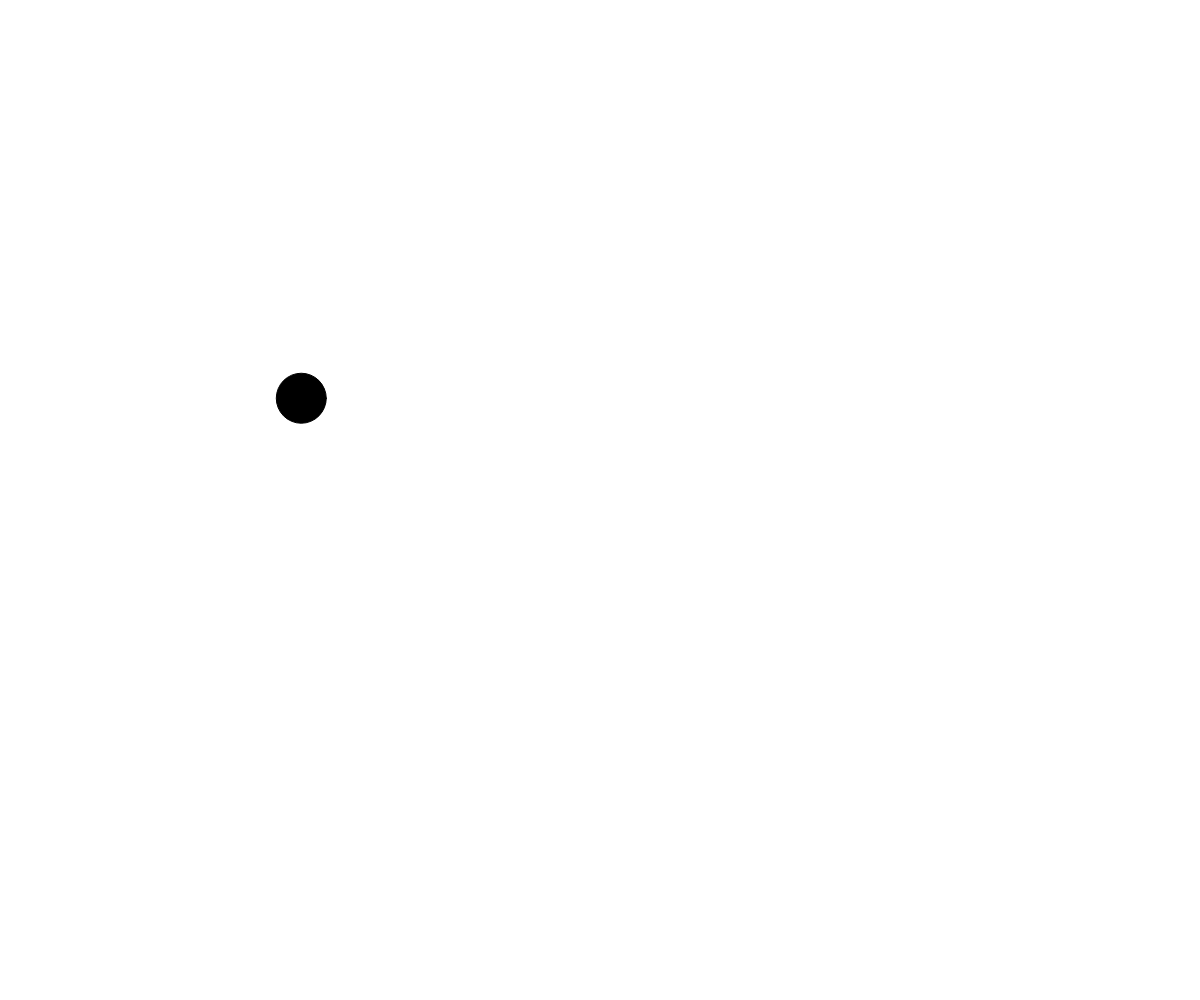
Frame 1 (no input)
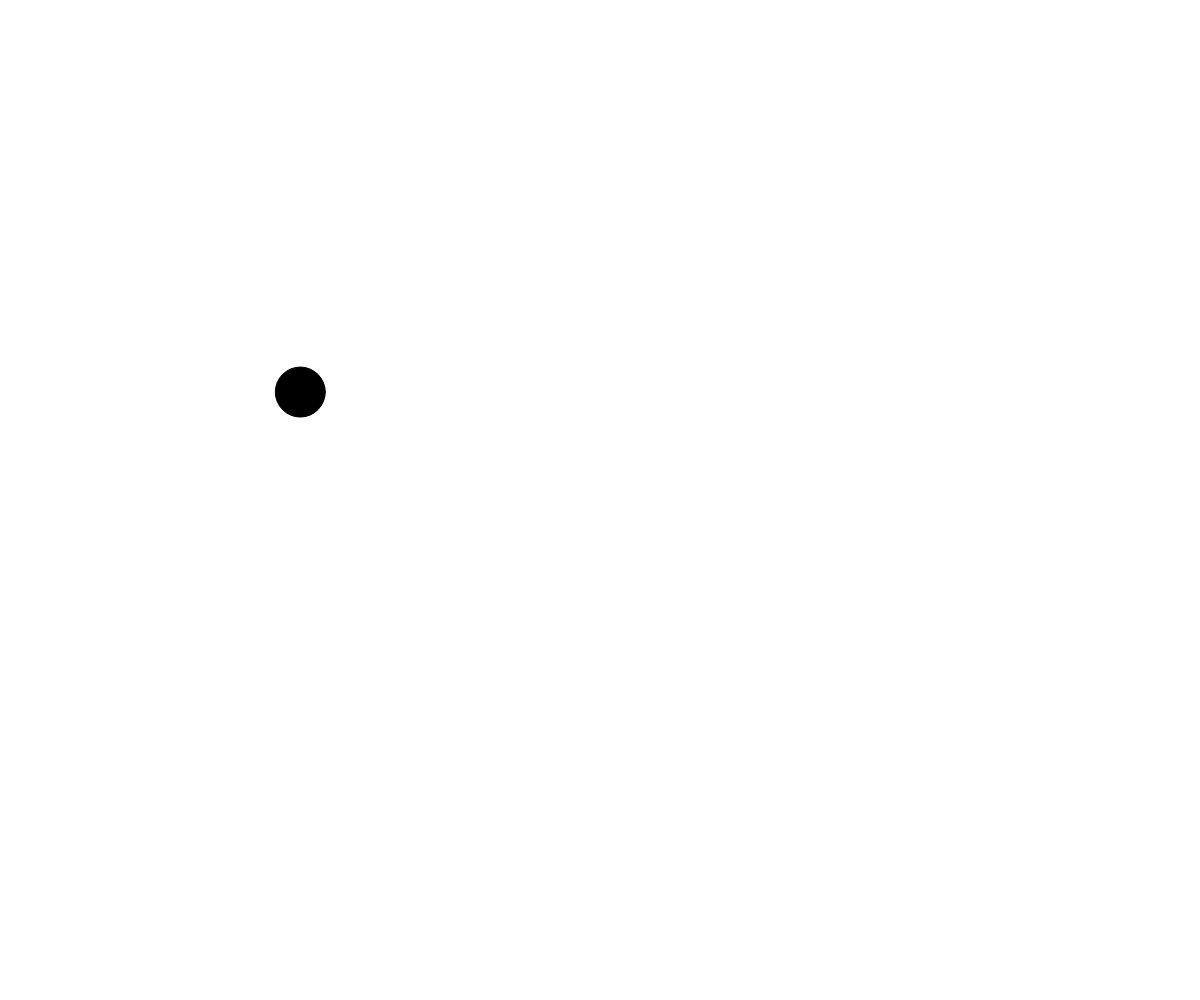
Frame 60 (no input)
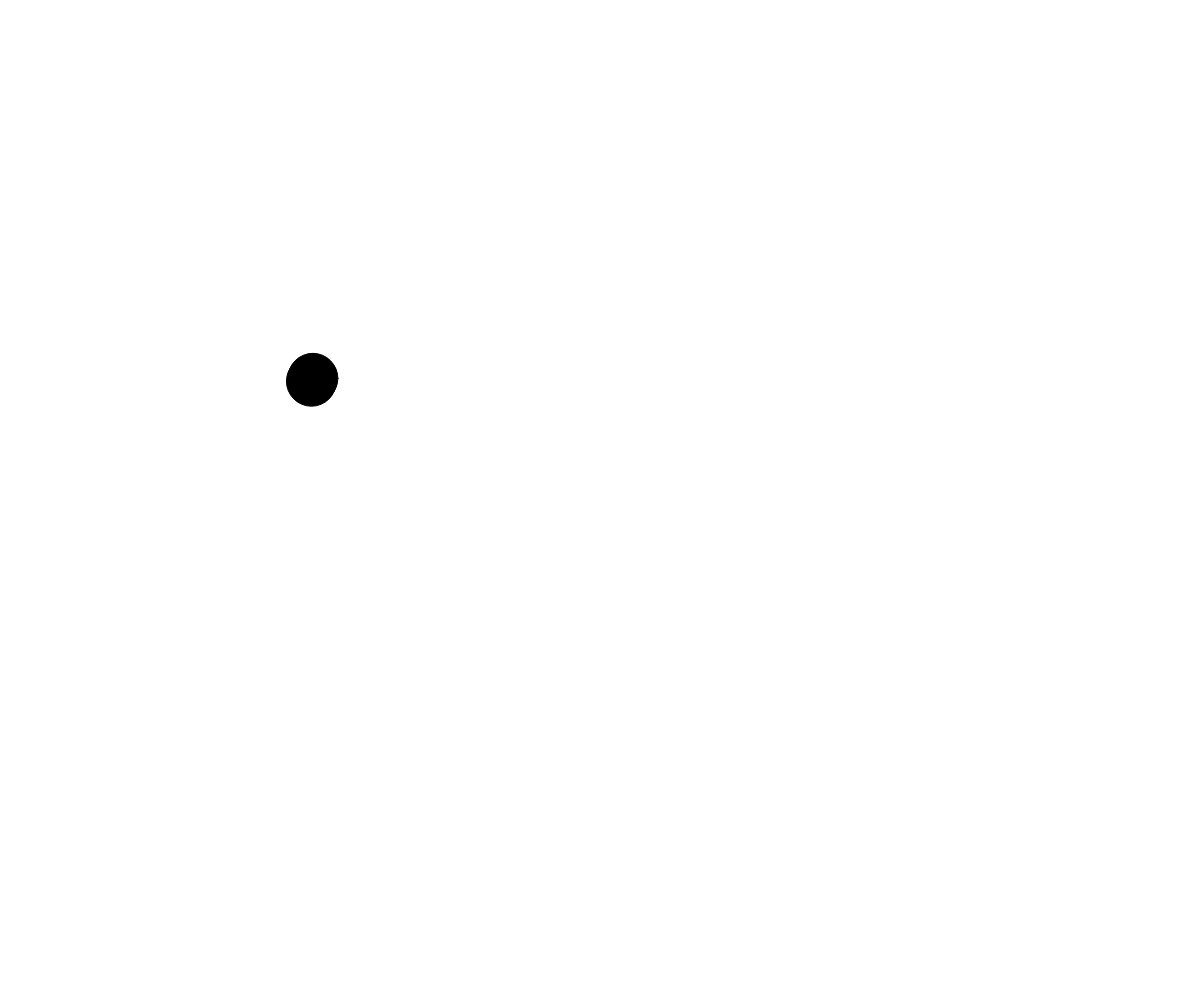
Frame 120 (the mouse pressed at the canvas centre since frame 60)

The p5.js sketch that drew these frames (run headless with seeded random() and noise() and a simulated clock; from frame 60 on, the mouse is pressed at the canvas centre):

// p5.js sketch
// ── sketch.js
// Ball OOP
// Catherine Liu
// Apr. 16, 2018

let ballArray = [];

function setup() {
  createCanvas(windowWidth, windowHeight);
  ballArray.push(new Ball(300, 400));
}

function draw() {
  background(255);
  for (let i = 0; i < ballArray.length; i++) {
    ballArray[0].jiggle();
    ballArray[0].display();
  }
}

function mousePressed() {
  ballArray.push(new Ball(mouseX, mouseY));
}

class Ball {
  constructor(x, y) {
    this.x = x;
    this.y = y;
    this.radius = 50;
  }

  display() {
    fill(0);
    ellipse(this.x, this.y, this.radius, this.radius);
  }

  jiggle() {
    this.x += random(-3, 3);
    this.y += random(-3, 3);
  }

  goTo(x, y) {
    this.x = x;
    this.y = y;
  }
}
